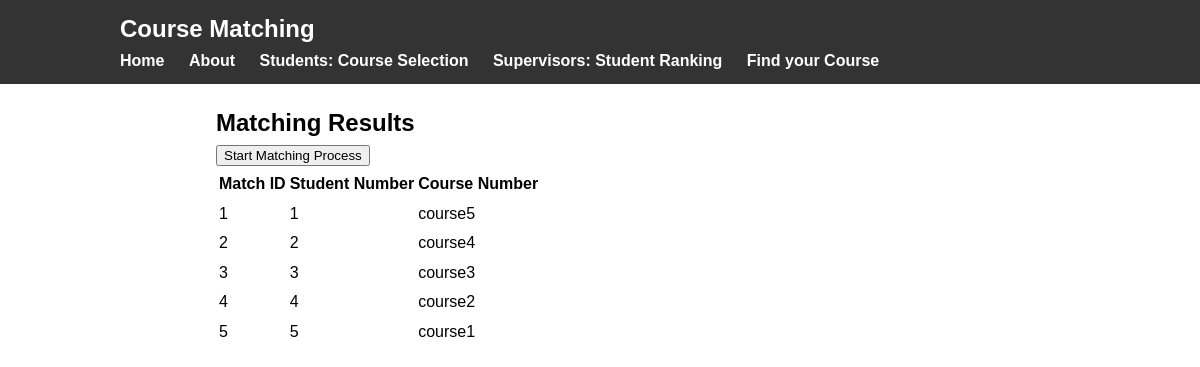
Page /match on the committed database.
### flaskapp/models.py (models this page shows, shortened)
class Match(db.Model):
    id = db.Column(db.Integer, primary_key=True)
    student_number = db.Column(db.Integer, nullable=False)
    supervisor_ranking_id = db.Column(db.Integer, db.ForeignKey('supervisor_student_ranking.id'), nullable=False) # TO DO: check if i can just store course_id via form input without referencing the foreign key

### flaskapp/routes.py (the view, shortened to what this page needs)
@app.route('/match', methods=['GET', 'POST'])
def match():
    all_matches = Match.query.all()
    return render_template('match.html', matches=all_matches)

### flaskapp/templates/match.html
{% extends "layout.html" %}
{% block content %}
<div class="container mt-5">
    <h2>Matching Results</h2>
    <form action="{{ url_for('match') }}" method="post">
        <button type="submit" class="btn btn-primary mb-3">Start Matching Process</button>
    </form>
    <table class="table">
        <thead>
            <tr>
                <th>Match ID</th>
                <th>Student Number</th>
                <th>Course Number</th>
            </tr>
        </thead>
        <tbody>
            {% for match in matches %}
            <tr>
                <td>{{ match.id }}</td>
                <td>{{ match.student_number }}</td>
                <td>{{ match.supervisor_ranking_id }}</td>
            </tr>
            {% endfor %}
        </tbody>
    </table>
</div>
{% endblock %}

### flaskapp/templates/layout.html (shortened to what this page needs)
<!DOCTYPE html>
<html>
<head>
    <link rel="stylesheet" type="text/css" href="{{ url_for('static', filename='main.css') }}">
</head>
<body>
<header>
    <div id="container">
        <h1 class="logo">Course Matching</h1>
        <strong>
            <nav>
                <ul class="menu">
                    <li><a href="{{ url_for('home') }}">Home</a></li>
                    <li><a href="{{ url_for('about') }}">About</a></li>
                    <li><a href="{{ url_for('studentform') }}">Students: Course Selection</a></li>
                    <li><a href="{{ url_for('supervisorform') }}">Supervisors: Student Ranking</a></li>
                    <li><a href="{{ url_for('match') }}">Find your Course</a></li>
                </ul>
            </nav>
        </strong>
    </div>
</header>
<div class="container">
    {% block content %}
    {% endblock %}
</div>
</body>
</html>

### flaskapp/static/main.css (style rules this page uses)
html, body, ul, li, h1, h2, p, header, nav, div { margin: 0; padding: 0; border: 0; box-sizing: border-box; }
body { font-family: Arial, sans-serif; line-height: 1.6; }
header { background-color: #333; color: #fff; padding: 10px 0; }
#container { width: 80%; margin: 0 auto; }
.logo { font-size: 24px; }
.menu { list-style-type: none; }
.menu li { display: inline; margin-right: 20px; }
.menu li:last-child { margin-right: 0; }
.menu li a { color: #fff; text-decoration: none; }
.container { width: 80%; margin: 20px auto; }

### rows in the picture
Match: id "1", student_number "1", supervisor_ranking_id "course5"
Match: id "2", student_number "2", supervisor_ranking_id "course4"
Match: id "3", student_number "3", supervisor_ranking_id "course3"
Match: id "4", student_number "4", supervisor_ranking_id "course2"
Match: id "5", student_number "5", supervisor_ranking_id "course1"
